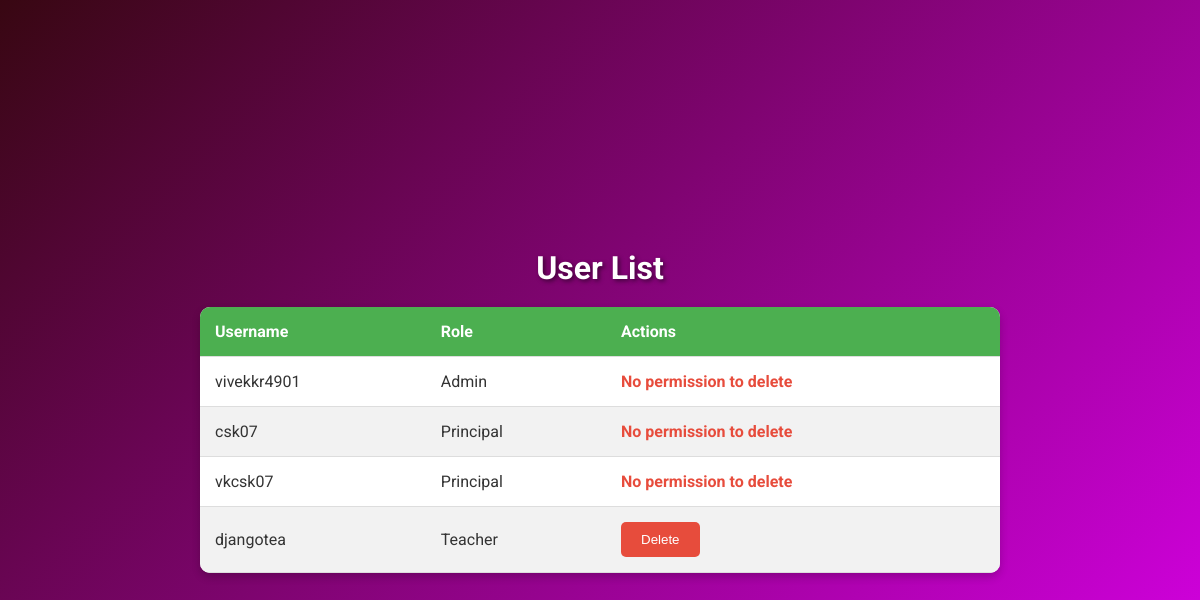
The page /users/ (signed in) on the database as committed earlier.
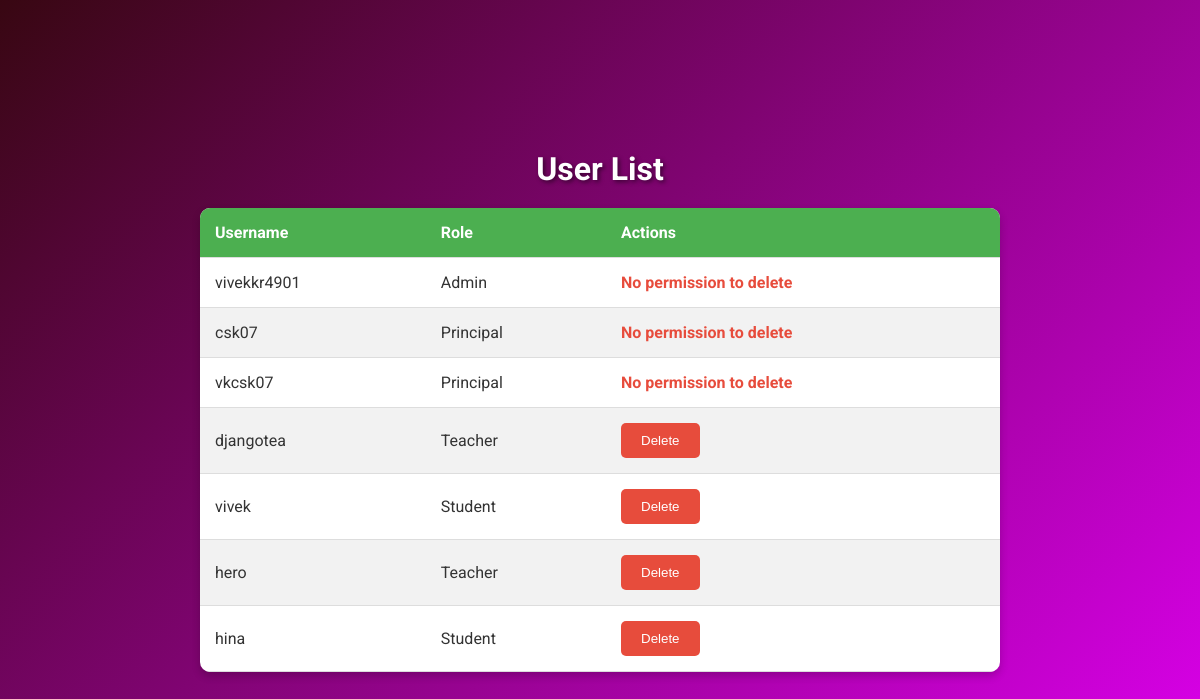
The same page on the database as committed later.
### app/models.py (models this page shows, shortened)
class User(AbstractUser):
    first_name = models.CharField(max_length=200)
    last_name = models.CharField(max_length=200)
    class Role(models.TextChoices):
        ADMIN = "ADMIN", _('Admin')
        PRINCIPAL = "PRINCIPAL", _('Principal')
        STUDENT = "STUDENT", _('Student')
        TEACHER = "TEACHER", _('Teacher')
        WAITING = "WAITING", _('Waiting')
    base_role = Role.WAITING
    role = models.CharField(max_length=50, choices=Role.choices, default=base_role)

### app/views.py (the view)
# urls.py: path('users/', views.user_list, name='user_list'),
@login_required
def user_list(request):
    users = User.objects.all()
    return render(request, 'user_list.html', {'users': users})

### app/templatetags/custom_filters.py (called while the page is built)
@register.filter
def can_delete(request_user, target_user):
    if request_user.role == User.Role.PRINCIPAL:
        return target_user.role in [User.Role.TEACHER, User.Role.STUDENT]
    elif request_user.role == User.Role.TEACHER:
        return target_user.role == User.Role.STUDENT
    return False

### app/templates/user_list.html (shortened to what this page needs)
{% load custom_filters %}
<!DOCTYPE html>
<html>
<head>
</head>
<body>
    <h1>User List</h1>
    <table>
        <thead>
            <tr>
                <th>Username</th>
                <th>Role</th>
                <th>Actions</th>
            </tr>
        </thead>
        <tbody>
            {% for user in users %}
                <tr>
                    <td>{{ user.username }}</td>
                    <td>{{ user.get_role_display }}</td>
                    <td>
                        {% if request.user|can_delete:user %}
                            <form action="{% url 'delete_user' user.id %}" method="post">
                                <button type="submit">Delete</button>
                            </form>
                        {% else %}
                            <span>No permission to delete</span>
                        {% endif %}
                    </td>
                </tr>
            {% endfor %}
        </tbody>
    </table>
</body>
</html>

### app/templates/user_list.html (style rules this page uses)
body { font-family: 'Roboto', sans-serif; background: linear-gradient(135deg, rgb(56, 7, 18), #d0e); color: #fff; margin: 0; display: flex; flex-direction: column; align-items: center; justify-content: center; height: 100vh; }
h1 { margin-bottom: 20px; text-shadow: 2px 2px 4px rgba(0, 0, 0, 0.5); }
table { width: 80%; max-width: 800px; border-collapse: collapse; background: #fff; color: #333; box-shadow: 0 4px 8px rgba(0, 0, 0, 0.2); border-radius: 10px; overflow: hidden; }
th, td { padding: 15px; text-align: left; border-bottom: 1px solid #ddd; }
th { background: #4CAF50; color: white; font-weight: bold; }
tr:nth-child(even) { background: #f2f2f2; }
button { background: #e74c3c; color: white; border: none; padding: 10px 20px; border-radius: 5px; cursor: pointer; transition: background 0.3s ease; }
form { display: inline; }
span { color: #e74c3c; font-weight: bold; }

Rows that differ between the two databases and show on the page:
added User: username "vivek", role "Student", shows "Delete"
added User: username "hero", role "Teacher", shows "Delete"
added User: username "hina", role "Student", shows "Delete"
